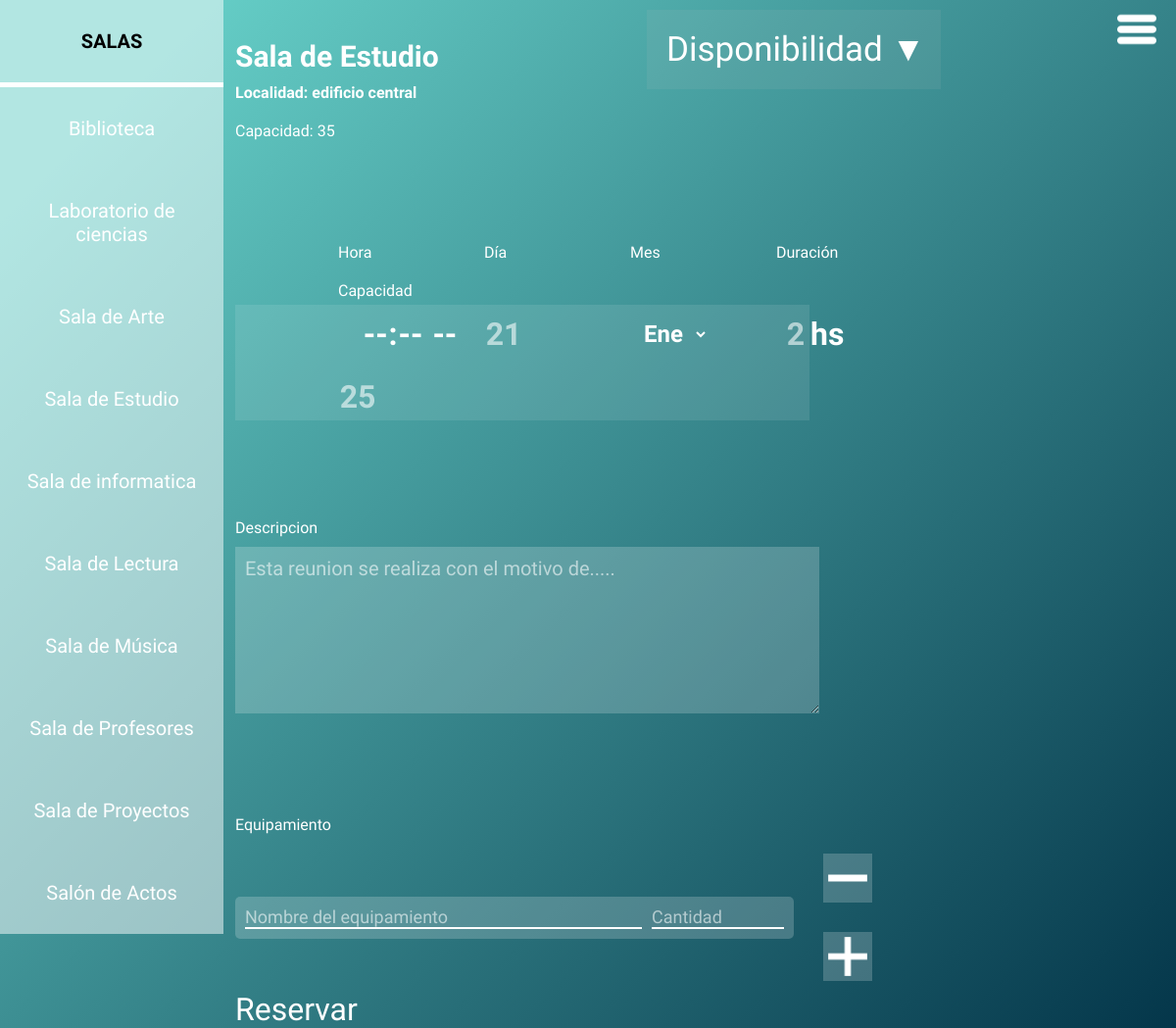
The page /vista/reservas.php?sala=Sala+de+Estudio on the database its author committed.
### tables this page shows
CREATE TABLE `sala` (
  `nombre` varchar(30) NOT NULL,
  `capacidad` int NOT NULL,
  `localidad` varchar(20) NOT NULL,
  PRIMARY KEY (`nombre`)
);

### controlador/SalaController.php (called while the page is built, shortened)
<?php
require_once('../modelo/SalaModel.php');
class SalaController {
    private $salaModel;
    public function __construct($conexion) {
        $this->salaModel = new SalaModel($conexion);
    }
    public function listarSalas() {
        try {
            return $this->salaModel->obtenerSalas();
        } catch (Exception $e) {
            echo $e->getMessage();
            exit;
        }
    }
    public function obtenerSala($nombre) {
        try {
            return $this->salaModel->obtenerSala($nombre);
        } catch (Exception $e) {
            echo $e->getMessage();
            exit;
        }
    }
}
?>

### modelo/SalaModel.php (called while the page is built, shortened)
<?php
class SalaModel {
    private $conexion;
    public function __construct($conexion) {
        $this->conexion = $conexion;
    }
    public function obtenerSalas() {
        $consulta = "SELECT nombre FROM sala";
        $resultado = $this->conexion->query($consulta);
        return $resultado;
    }
    public function obtenerSala($nombre) {
        $consulta = "SELECT * FROM sala WHERE nombre = ?";
        $stmt = $this->conexion->prepare($consulta);
        $stmt->bind_param("s", $nombre);
        $stmt->execute();
        $resultado = $stmt->get_result();
        return $resultado->fetch_assoc();
    }
}
?>

### vista/reservas.php (the view, shortened to what this page needs)
<?php
require_once('../controlador/SalaController.php');
require_once('../controlador/bd.php');
$controller = new SalaController($conexion);
?>
<!DOCTYPE html>
<html lang="en">
<head>
    <link rel="stylesheet" href="css/index.css">
    <link rel="stylesheet" href="css/menu.css">
    <link rel="stylesheet" href="https://code.jquery.com/ui/1.12.1/themes/base/jquery-ui.css">
</head>
<body>
    <nav>
        <div class="disponibilidades">
            <select id="disponibilidad">
                <option value="" disabled selected>Disponibilidad ▼</option>
            </select>
        </div>
        <div class="menu-btn">
            <img src="img/menu.png" class="menu-icon">
        </div>
    </nav>
    <section class="todos">
        <div class="todaSalas">
            <h1>SALAS</h1>
            <hr class="pisoSala">
            <?php
            $salas = $controller->listarSalas();
            if ($salas->num_rows > 0) {
                while ($sala = $salas->fetch_assoc()) {
                    echo "<p><a href='reservas.php?sala=" . urlencode($sala['nombre']) . "'>" . htmlspecialchars($sala['nombre']) . "</a></p>";
                }
            } else {
                echo "<p>No hay salas disponibles.</p>";
            }
            ?>
        </div>
        <div class="info">
            <?php
            if (isset($_GET['sala'])) {
                $sala_nombre = htmlspecialchars($_GET['sala']);
                $sala_info = $controller->obtenerSala($sala_nombre);
                if ($sala_info) {
                    echo "<h1>" . htmlspecialchars($sala_info['nombre']) . "</h1>";
                    echo "<h4>Localidad: " . htmlspecialchars($sala_info['localidad']) . "</h4>";
                    echo "<p>Capacidad: " . htmlspecialchars($sala_info['capacidad']) . "</p>";
                    ?>
                    <form action="procesar_reserva.php" id="formularioReservas" method="POST">
                        <div class="horarios sp">
                            <div class="textosP">
                                <div class="datoReunion">
                                    <p>Hora</p>
                                </div>
                                <div class="datoReunion">
                                    <p>Día</p>
                                </div>
                                <div class="datoReunion">
                                    <p>Mes</p>
                                </div>
                                <div class="datoReunion">
                                    <p>Duración</p>
                                </div>
                                <div class="datoReunion">
                                    <p>Capacidad</p>
                                </div>
                            </div>
                            <div class="numerosP">
                                <div class="datoReunion">
                                    <input type="time" name="hora" class="horas" required>
                                </div>
                                <div class="datoReunion">
                                    <input type="number" name="dia" placeholder="21" class="horas" min="1" max="31" required>
                                </div>
                                <div class="datoReunion">
                                    <select name="mes" class="horas" required>
                                        <option value="01">Ene</option>
                                    </select>
                                </div>
                                <div class="datoReunion">
                                    <input type="number" name="duracion" class="horas" min="1" max="99" maxlength="2" placeholder="2" required>
                                    <span>hs</span>
                                </div>
                                <div class="datoReunion">
                                    <input type="number" name="cantidadpersonas" placeholder="25" class="horas" min="1" max="99" maxlength="2" required>
                                </div>
                            </div>
                        </div>
                        <div class="descrip sp">
                            <p>Descripcion</p>
                            <textarea name="descripcion" placeholder="Esta reunion se realiza con el motivo de....." class="horasP"></textarea>
                        </div>
                        <div class="equipo sp">
                            <p>Equipamiento</p>
                            <div class="componentes">
                                <div class="tablaEquipo">
                                    <div id="equipamiento-container">
                                        <div class="equipamiento-item">
                                            <input type="text" name="equipamiento[]" class="equipamiento-input" placeholder="Nombre del equipamiento">
                                            <input type="number" name="cantidad[]" class="cantidad-input" placeholder="Cantidad" min="1" max="999">
                                        </div>
                                    </div>
                                </div>
                                <div class="botones">
                                    <img src="img/Menos.png" alt="Quitar" id="remove-equipamiento">
                                    <img src="img/Mas.png" alt="Agregar" id="add-equipamiento">
                                </div>
                            </div>
                        </div>
                        <div class="formCampoRegistro">
                            <input type="submit" value="Reservar" class="inputCampo">
                        </div>
                    </form>
                    <?php
                } else {
                    echo "<p>Información de la sala no disponible.</p>";
                }
            } else {
                echo "<h1>Seleccione una sala para ver la información y reservar</h1>";
            }
            ?>
        </div>
    </section>
</body>
</html>

### vista/css/index.css (style rules this page uses)
* { margin: 0; padding: 0; font-family: 'Sawarabi Gothic', sans-serif; }
body { background: linear-gradient(135deg, rgba(100,204,197,1) 10%, rgba(4,54,74,1) 100%); background-attachment: fixed; font-family: 'Sawarabi Gothic', sans-serif; }
.todos { display: flex; }
.todaSalas { text-align: center; position: fixed; width: 19%; max-height: 100%; overflow-y: auto; direction: rtl; padding-right: 1%; }
.todaSalas p { background-color: rgb(255, 255, 255, 0.5); font-size: 20px; padding: 30px 10% 30px 10%; }
.todaSalas h1 { padding: 30px 20% 30px 20%; font-size: 20px; background-color: rgb(255, 255, 255, 0.5); }
.pisoSala { background-color: white; border: none; height: 5px; }
.disponibilidades { text-align: center; justify-content: center; align-items: center; position: absolute; right: 20%; top: -10px; }
#disponibilidad { appearance: none; background-color: rgba(195, 195, 195, 0.1); color: white; padding: 20px; border: none; cursor: pointer; font-size: 35px; width: 300px; text-align: center; transition: 2s; }
#disponibilidad option { background-color: rgba(0, 0, 0, 0.3); color: white; padding: 20px; font-size: 60px; }
#disponibilidad option:first-child { font-size: 30px; padding: 10px; background-color: rgb(0, 0, 0, 0.2); color: white;/ }
.info { width: 100%; margin-left: 20%; margin-top: 40px; color: white; }
.info h1 { font-size: 30px; margin-bottom: 10px; }
.info h4 { font-size: 16px; margin-bottom: 20px; }
.numerosP { display: grid; grid-template-columns: repeat(auto-fill, minmax(100px, 1fr)); width: 60%; gap: 20px; background: rgba(255, 255, 255, 0.1); padding: 5px; }
.textosP { display: grid; grid-template-columns: repeat(auto-fill, minmax(100px, 1fr)); width: 60%; gap: 20px; padding: 5px; }
.datoReunion { display: flex; align-items: center; margin-left: 100px; }
.datoReunion p { margin: 0; }
.horas { font-weight: bold; font-size: 35px; }
.horasP { font-size: 20px; }
.descrip { margin-top: 20px; }
.descrip p { text-align: left; margin: 0 0 10px 0; }
.descrip textarea { z-index: 6; background: rgba(255, 255, 255, 0.2); color: white; width: 60%; height: 150px; border: none; padding: 10px; }
.equipo { margin-top: 20px; }
.equipo p { text-align: left; margin-bottom: 10px; }
.componentes { display: flex; align-items: center; }
.tablaEquipo { background: rgba(255, 255, 255, 0.2); color: white; padding: 10px; border-radius: 5px; margin-right: 20px; width: 550px; }
.botones { display: flex; flex-direction: column; align-items: center; }
.botones img { width: 40px; height: 40px; margin: 10px 0; background: rgba(255, 255, 255, 0.2); object-fit: contain; padding: 5px; }
.sp { margin-top: 100px; }
#formularioReservas input { border: none; background-color: rgba(255, 255, 255, 0); color: white; text-align: center; font-size: xx-large; }
#formularioReservas input[type="number"] { width: 5vh; }
#formularioReservas input::placeholder, textarea::placeholder { color: rgba(255, 255, 255, 0.582); }
#formularioReservas select { width: 10vh; background-color: rgba(255, 255, 255, 0); color: #ffffff; font-size: x-large; border: none; padding: 10px; cursor: pointer; }
#formularioReservas select option { background-color: #04364A; color: white; padding: 20px; }
#formularioReservas span { margin-left: -5px; font-size: xx-large; color: white; font-weight: bold; }
input[type="time"] { font-size: large; }
#equipamiento-container .equipamiento-item input { border-bottom: 2px solid white; font-size: large; width: 100%; text-align: left; }
body, input, select, textarea { font-family: 'Sawarabi Gothic'; }
.equipamiento-item { display: flex; align-items: center; gap: 10px; }
.equipamiento-item .equipamiento-input { flex: 3; }
.equipamiento-item .cantidad-input { flex: 1; min-width: 50px; }
.componentes { display: flex; align-items: center; gap: 10px; }
.botones { display: flex; flex-direction: column; gap: 10px; }
a { text-decoration: none; color: white; }

### vista/css/menu.css (style rules this page uses)
nav { display: flex; justify-content: space-between; align-items: center; top: 20px; position: relative; z-index: 4; }
.menu-btn { display: flex; cursor: pointer; justify-content: center; align-items: center; position: absolute; right: 20px; top: -10px; }
.menu-icon { width: 40px; height: 40px; object-fit: contain; z-index: 5; }

### rows shown on the page
sala: nombre "Biblioteca"
sala: nombre "Laboratorio de ciencias"
sala: nombre "Sala de Arte"
sala: nombre "Sala de Estudio", localidad "edificio central", capacidad "35"
sala: nombre "Sala de informatica"
sala: nombre "Sala de Lectura"
sala: nombre "Sala de Música"
sala: nombre "Sala de Profesores"
sala: nombre "Sala de Proyectos"
sala: nombre "Salón de Actos"
